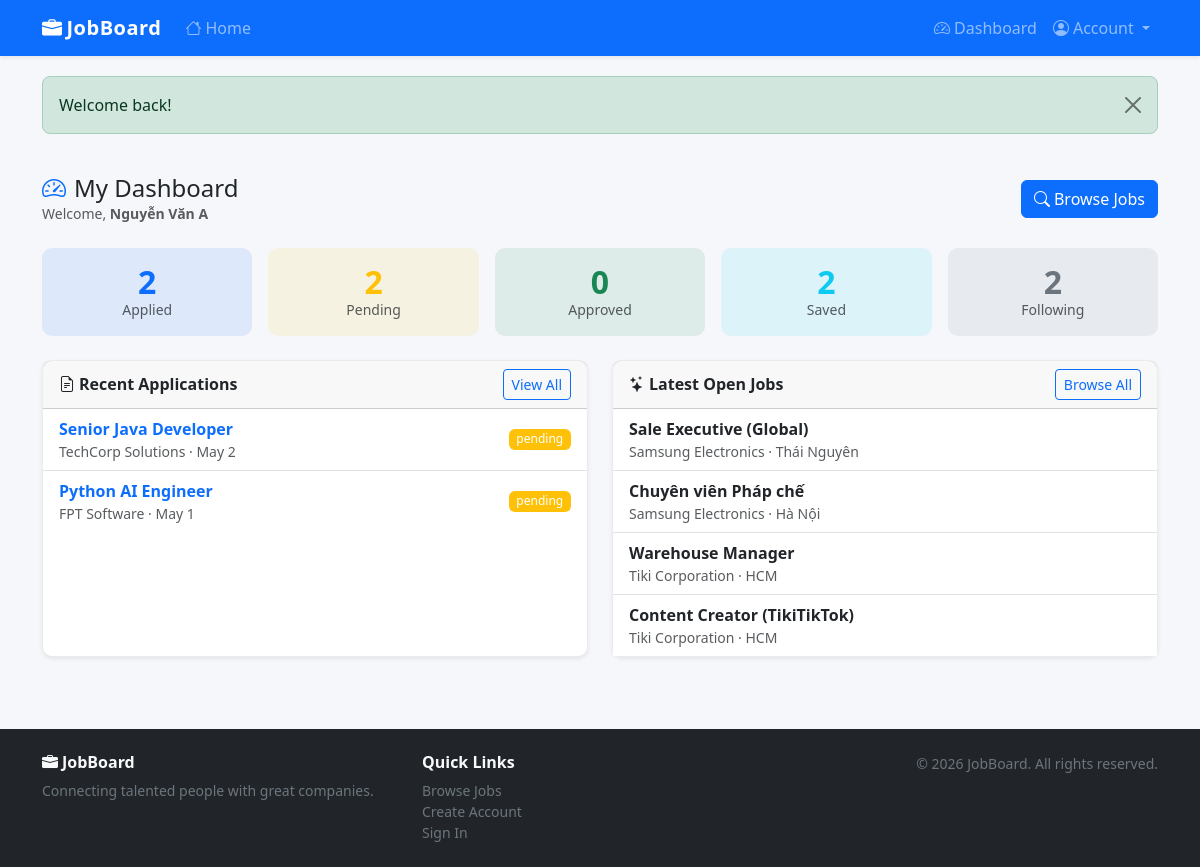
Page /jobseeker/dashboard.php (signed in) on the earlier database version.
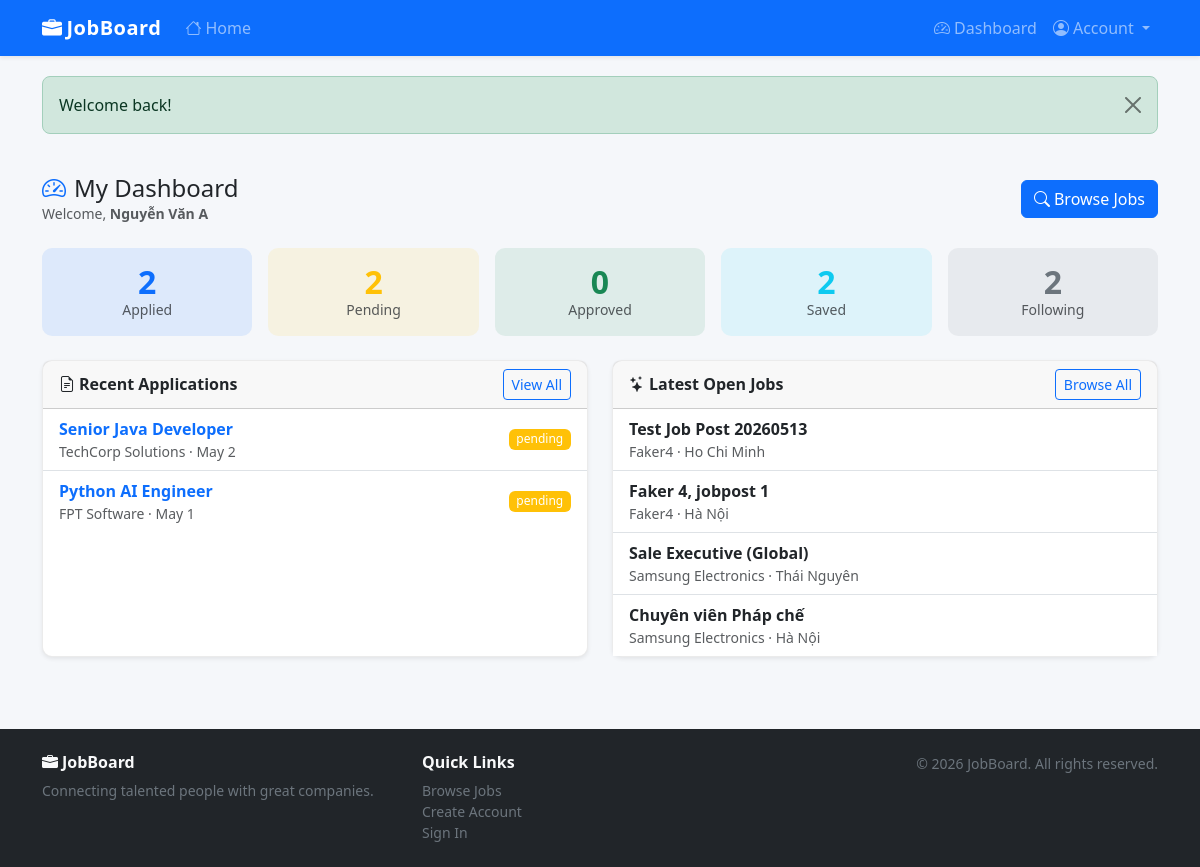
Same page on the later database version.
### tables this page shows
CREATE TABLE `jobseeker_profiles` (
  `id`          int(10) UNSIGNED NOT NULL AUTO_INCREMENT,
  `user_id`     int(10) UNSIGNED NOT NULL,
  `fullname`    varchar(150)     NOT NULL DEFAULT '',
  `phone`       varchar(30)      DEFAULT NULL,
  `bio`         text             DEFAULT NULL,
  `cv_path`     varchar(255)     DEFAULT NULL,
  `avatar_path` varchar(255)     DEFAULT NULL,
  `last_update` datetime         DEFAULT NULL,
  `skills`      text             DEFAULT NULL COMMENT 'Comma-separated list of skills',
  `education`   varchar(255)     DEFAULT NULL,
  `location`    varchar(255)     DEFAULT NULL,
  `status`      enum('active','inactive') NOT NULL DEFAULT 'active',
  PRIMARY KEY (`id`),
  UNIQUE KEY `uq_jsp_user` (`user_id`),
  CONSTRAINT `fk_jsp_user` FOREIGN KEY (`user_id`) REFERENCES `users` (`id`) ON DELETE CASCADE
);

CREATE TABLE `applications` (
  `id`           int(10) UNSIGNED NOT NULL AUTO_INCREMENT,
  `job_id`       int(10) UNSIGNED NOT NULL,
  `jobseeker_id` int(10) UNSIGNED NOT NULL,
  `cover_letter` text             DEFAULT NULL,
  `status`       enum('pending','approved','rejected') NOT NULL DEFAULT 'pending',
  `applied_at`   datetime         NOT NULL DEFAULT current_timestamp(),
  PRIMARY KEY (`id`),
  UNIQUE KEY `uq_jobseeker_employer_active` (`job_id`,`jobseeker_id`),
  KEY `idx_app_jobseeker` (`jobseeker_id`),
  CONSTRAINT `fk_app_job`    FOREIGN KEY (`job_id`)       REFERENCES `job_posts`          (`id`) ON DELETE CASCADE,
  CONSTRAINT `fk_app_seeker` FOREIGN KEY (`jobseeker_id`) REFERENCES `jobseeker_profiles` (`id`) ON DELETE CASCADE
);

CREATE TABLE `job_posts` (
  `id`           int(10) UNSIGNED NOT NULL AUTO_INCREMENT,
  `employer_id`  int(10) UNSIGNED NOT NULL,
  `title`        varchar(200)     NOT NULL,
  `description`  text             NOT NULL,
  `requirements` text             DEFAULT NULL,
  `salary`       varchar(100)     DEFAULT NULL COMMENT 'DEPRECATED — use salary_min/salary_max',
  `salary_min`   bigint(20)       DEFAULT NULL,
  `salary_max`   bigint(20)       DEFAULT NULL,
  `currency`     enum('VND','USD','EUR') NOT NULL DEFAULT 'VND',
  `end_date`     date             DEFAULT NULL COMMENT 'Application deadline',
  `recruit_type` enum('fulltime','parttime','online','offline') NOT NULL DEFAULT 'fulltime',
  `location`     varchar(150)     DEFAULT NULL,
  `category`     varchar(100)     DEFAULT NULL,
  `status`       enum('open','closed') NOT NULL DEFAULT 'open',
  `created_at`   datetime         NOT NULL DEFAULT current_timestamp(),
  PRIMARY KEY (`id`),
  KEY `idx_jp_employer`  (`employer_id`),
  KEY `idx_jp_status`    (`status`),
  KEY `idx_jp_created`   (`created_at`),
  KEY `idx_jp_end_date`  (`end_date`),
  CONSTRAINT `fk_jp_employer` FOREIGN KEY (`employer_id`) REFERENCES `employer_profiles` (`id`) ON DELETE CASCADE
);

CREATE TABLE `employer_profiles` (
  `id`                       int(10) UNSIGNED NOT NULL AUTO_INCREMENT,
  `user_id`                  int(10) UNSIGNED NOT NULL,
  `company_name`             varchar(200)     NOT NULL DEFAULT '',
  `description`              text             DEFAULT NULL,
  `logo_path`                varchar(255)     DEFAULT NULL,
  `website`                  varchar(255)     DEFAULT NULL,
  `address`                  varchar(255)     DEFAULT NULL,
  `no_employees`             int(10) UNSIGNED DEFAULT NULL COMMENT 'Number of employees',
  `business_registration_no` varchar(50)      DEFAULT NULL COMMENT 'Số đăng ký kinh doanh',
  PRIMARY KEY (`id`),
  UNIQUE KEY `uq_ep_user` (`user_id`),
  CONSTRAINT `fk_ep_user` FOREIGN KEY (`user_id`) REFERENCES `users` (`id`) ON DELETE CASCADE
);

### includes/auth.php (called while the page is built, shortened)
<?php
function isLoggedIn(): bool
{
    return isset($_SESSION['user_id']) && $_SESSION['user_id'] > 0;
}
function getCurrentRole(): ?string
{
    return $_SESSION['role'] ?? null;
}
function getCurrentUser(): ?array
{
    $pdo  = getDB();
    $role = $_SESSION['role'];
    if ($role === 'employer') {
        $stmt = $pdo->prepare(
            'SELECT u.*, ep.id AS profile_id, ep.company_name, ep.description,
                    ep.logo_path, ep.website, ep.address,
                    ep.no_employees, ep.business_registration_no
             FROM users u
             LEFT JOIN employer_profiles ep ON ep.user_id = u.id
             WHERE u.id = ?'
        );
    } else {
        $stmt = $pdo->prepare(
            'SELECT u.*, jsp.id AS profile_id, jsp.fullname, jsp.phone,
                    jsp.bio, jsp.cv_path, jsp.avatar_path,
                    jsp.skills, jsp.education,
                    jsp.location  AS profile_location,
                    jsp.status    AS profile_status,
                    jsp.last_update
             FROM users u
             LEFT JOIN jobseeker_profiles jsp ON jsp.user_id = u.id
             WHERE u.id = ?'
        );
    }
    $stmt->execute([$_SESSION['user_id']]);
    return $stmt->fetch() ?: null;
}

### jobseeker/dashboard.php (the view, shortened to what this page needs)
<?php
require_once __DIR__ . '/../includes/auth.php';
$user  = getCurrentUser();
$jspId = $user['profile_id'];
try {
    $pdo = getDB();
    $statsStmt = $pdo->prepare(
        "SELECT
           (SELECT COUNT(*) FROM applications WHERE jobseeker_id = ?) AS total_apps,
           (SELECT COUNT(*) FROM applications WHERE jobseeker_id = ? AND status = 'pending') AS pending,
           (SELECT COUNT(*) FROM applications WHERE jobseeker_id = ? AND status = 'approved') AS approved,
           (SELECT COUNT(*) FROM saved_jobs WHERE jobseeker_id = ?) AS saved,
           (SELECT COUNT(*) FROM followed_companies WHERE jobseeker_id = ?) AS followed"
    );
    $statsStmt->execute([$jspId, $jspId, $jspId, $jspId, $jspId]);
    $stats = $statsStmt->fetch();
    $appStmt = $pdo->prepare(
        'SELECT a.id, a.status, a.applied_at,
                jp.id AS job_id, jp.title AS job_title,
                ep.company_name
         FROM applications a
         JOIN job_posts jp ON jp.id = a.job_id
         JOIN employer_profiles ep ON ep.id = jp.employer_id
         WHERE a.jobseeker_id = ?
         ORDER BY a.applied_at DESC LIMIT 5'
    );
    $appStmt->execute([$jspId]);
    $recentApps = $appStmt->fetchAll();
    $recStmt = $pdo->query(
        "SELECT jp.id, jp.title, jp.location, jp.salary, ep.company_name
         FROM job_posts jp
         JOIN employer_profiles ep ON ep.id = jp.employer_id
         WHERE jp.status = 'open'
         ORDER BY jp.created_at DESC LIMIT 4"
    );
    $recommended = $recStmt->fetchAll();
} catch (PDOException $e) {
    error_log($e->getMessage());
    $stats      = ['total_apps' => 0, 'pending' => 0, 'approved' => 0, 'saved' => 0, 'followed' => 0];
    $recentApps = $recommended = [];
}
$badgeMap = ['pending' => 'warning', 'approved' => 'success', 'rejected' => 'danger'];
require_once __DIR__ . '/../includes/header.php';
?>
<div class="d-flex justify-content-between align-items-center mb-4">
  <div>
    <h4 class="mb-0">
      <i class="bi bi-speedometer2 me-2 text-primary"></i>My Dashboard
    </h4>
    <p class="text-muted mb-0 small">
      Welcome, <strong><?= htmlspecialchars($user['fullname'] ?: $user['email']) ?></strong>
    </p>
  </div>
  <a href="/website/index.php" class="btn btn-primary">
    <i class="bi bi-search me-1"></i>Browse Jobs
  </a>
</div>
<div class="row g-3 mb-4">
  <div class="col-6 col-md">
    <div class="card border-0 bg-primary bg-opacity-10 text-center py-3">
      <div class="fs-2 fw-bold text-primary"><?= $stats['total_apps'] ?></div>
      <div class="small text-muted">Applied</div>
    </div>
  </div>
  <div class="col-6 col-md">
    <div class="card border-0 bg-warning bg-opacity-10 text-center py-3">
      <div class="fs-2 fw-bold text-warning"><?= $stats['pending'] ?></div>
      <div class="small text-muted">Pending</div>
    </div>
  </div>
  <div class="col-6 col-md">
    <div class="card border-0 bg-success bg-opacity-10 text-center py-3">
      <div class="fs-2 fw-bold text-success"><?= $stats['approved'] ?></div>
      <div class="small text-muted">Approved</div>
    </div>
  </div>
  <div class="col-6 col-md">
    <div class="card border-0 bg-info bg-opacity-10 text-center py-3">
      <div class="fs-2 fw-bold text-info"><?= $stats['saved'] ?></div>
      <div class="small text-muted">Saved</div>
    </div>
  </div>
  <div class="col-6 col-md">
    <div class="card border-0 bg-secondary bg-opacity-10 text-center py-3">
      <div class="fs-2 fw-bold text-secondary"><?= $stats['followed'] ?></div>
      <div class="small text-muted">Following</div>
    </div>
  </div>
</div>
<div class="row g-4">
  <div class="col-lg-6">
    <div class="card shadow-sm h-100">
      <div class="card-header d-flex justify-content-between align-items-center">
        <strong><i class="bi bi-file-earmark-text me-1"></i>Recent Applications</strong>
        <a href="/website/jobseeker/my_applications.php" class="btn btn-sm btn-outline-primary">View All</a>
      </div>
      <div class="card-body p-0">
        <?php if (empty($recentApps)): ?>
          <p class="text-muted text-center py-4">No applications yet.</p>
        <?php else: ?>
          <div class="list-group list-group-flush">
            <?php foreach ($recentApps as $app): ?>
              <div class="list-group-item d-flex justify-content-between align-items-center">
                <div>
                  <a href="/website/jobseeker/job_detail.php?id=<?= $app['job_id'] ?>"
                     class="fw-semibold text-decoration-none">
                    <?= htmlspecialchars($app['job_title']) ?>
                  </a>
                  <div class="small text-muted">
                    <?= htmlspecialchars($app['company_name']) ?>
                    · <?= date('M j', strtotime($app['applied_at'])) ?>
                  </div>
                </div>
                <span class="badge bg-<?= $badgeMap[$app['status']] ?>">
                  <?= $app['status'] ?>
                </span>
              </div>
            <?php endforeach; ?>
          </div>
        <?php endif; ?>
      </div>
    </div>
  </div>
  <div class="col-lg-6">
    <div class="card shadow-sm h-100">
      <div class="card-header d-flex justify-content-between align-items-center">
        <strong><i class="bi bi-stars me-1"></i>Latest Open Jobs</strong>
        <a href="/website/index.php" class="btn btn-sm btn-outline-primary">Browse All</a>
      </div>
      <div class="card-body p-0">
        <div class="list-group list-group-flush">
          <?php foreach ($recommended as $job): ?>
            <a href="/website/jobseeker/job_detail.php?id=<?= $job['id'] ?>"
               class="list-group-item list-group-item-action">
              <div class="fw-semibold"><?= htmlspecialchars($job['title']) ?></div>
              <div class="small text-muted">
                <?= htmlspecialchars($job['company_name']) ?>
                <?php if ($job['location']): ?> · <?= htmlspecialchars($job['location']) ?><?php endif; ?>
              </div>
            </a>
          <?php endforeach; ?>
        </div>
      </div>
    </div>
  </div>
</div>
<?php require_once __DIR__ . '/../includes/footer.php'; ?>

### includes/header.php (shortened to what this page needs)
<?php
require_once __DIR__ . '/auth.php';
$flash = $_SESSION['flash'] ?? null;
?>
<!DOCTYPE html>
<html lang="en">
<head>
  <link rel="stylesheet"
        href="https://cdn.jsdelivr.net/npm/bootstrap@5.3.3/dist/css/bootstrap.min.css">
  <link rel="stylesheet"
        href="https://cdn.jsdelivr.net/npm/bootstrap-icons@1.11.3/font/bootstrap-icons.min.css">
  <link rel="stylesheet" href="/website/assets/css/style.css">
</head>
<body>
<nav class="navbar navbar-expand-lg navbar-dark bg-primary fixed-top shadow-sm">
  <div class="container">
    <a class="navbar-brand fw-bold" href="/website/index.php">
      <i class="bi bi-briefcase-fill me-1"></i>JobBoard
    </a>
    <div class="collapse navbar-collapse" id="mainNav">
      <ul class="navbar-nav me-auto">
        <li class="nav-item">
          <a class="nav-link" href="/website/index.php">
            <i class="bi bi-house me-1"></i>Home
          </a>
        </li>
      </ul>
      <ul class="navbar-nav ms-auto">
        <?php if (!isLoggedIn()): ?>
          <li class="nav-item">
            <a class="nav-link" href="/website/login.php">
              <i class="bi bi-box-arrow-in-right me-1"></i>Login
            </a>
          </li>
          <li class="nav-item">
            <a class="nav-link btn btn-outline-light btn-sm px-3 ms-2"
               href="/website/register.php">Register</a>
          </li>
        <?php else: ?>
          <li class="nav-item">
            <a class="nav-link" href="/website/jobseeker/dashboard.php">
              <i class="bi bi-speedometer2 me-1"></i>Dashboard
            </a>
          </li>
          <li class="nav-item dropdown">
            <a class="nav-link dropdown-toggle" href="#"
               data-bs-toggle="dropdown">
              <i class="bi bi-person-circle me-1"></i>Account
            </a>
          </li>
        <?php endif; ?>
      </ul>
    </div>
  </div>
</nav>
<?php if ($flash): ?>
<div class="container mt-3">
  <div class="alert alert-<?= htmlspecialchars($flash['type']) ?> alert-dismissible fade show" role="alert">
    <?= htmlspecialchars($flash['msg']) ?>
    <button type="button" class="btn-close" data-bs-dismiss="alert"></button>
  </div>
</div>
<?php endif; ?>
<main class="container my-4">

### includes/footer.php (shortened to what this page needs)
</main>
<footer class="bg-dark text-light py-4 mt-5">
  <div class="container">
    <div class="row gy-3">
      <div class="col-md-4">
        <h6 class="fw-bold"><i class="bi bi-briefcase-fill me-1"></i>JobBoard</h6>
        <p class="small text-secondary mb-0">
          Connecting talented people with great companies.
        </p>
      </div>
      <div class="col-md-4">
        <h6 class="fw-bold">Quick Links</h6>
        <ul class="list-unstyled small mb-0">
          <li><a href="/website/index.php" class="text-secondary text-decoration-none">Browse Jobs</a></li>
          <li><a href="/website/register.php" class="text-secondary text-decoration-none">Create Account</a></li>
          <li><a href="/website/login.php" class="text-secondary text-decoration-none">Sign In</a></li>
        </ul>
      </div>
      <div class="col-md-4 text-md-end">
        <p class="small text-secondary mb-0">
          &copy; <?= date('Y') ?> JobBoard. All rights reserved.
        </p>
      </div>
    </div>
  </div>
</footer>
</body>
</html>

### assets/css/style.css (style rules this page uses)
html { scroll-padding-top: 70px; }
body { font-family: 'Segoe UI', system-ui, -apple-system, sans-serif; background-color: #f5f7fa; color: #212529; padding-top: 60px; display: flex; flex-direction: column; min-height: 100vh; }
main { flex: 1 0 auto; }
.navbar-brand { letter-spacing: 0.5px; }
.card { border: 1px solid rgba(0, 0, 0, .08); border-radius: .625rem; }
.badge { font-weight: 500; }
.alert { border-radius: .5rem; }
.card .fs-2 { line-height: 1.1; }

Differences in the rows shown:
no longer on this page (row edited): job_posts: title "Warehouse Manager", employer.company_name "Tiki Corporation", location "HCM"
no longer on this page (row edited): job_posts: title "Content Creator (TikiTikTok)", employer.company_name "Tiki Corporation", location "HCM"
added job_posts: title "Test Job Post 20260513", employer.company_name "Faker4", location "Ho Chi Minh"
added job_posts: title "Faker 4, jobpost 1", employer.company_name "Faker4", location "Hà Nội"
